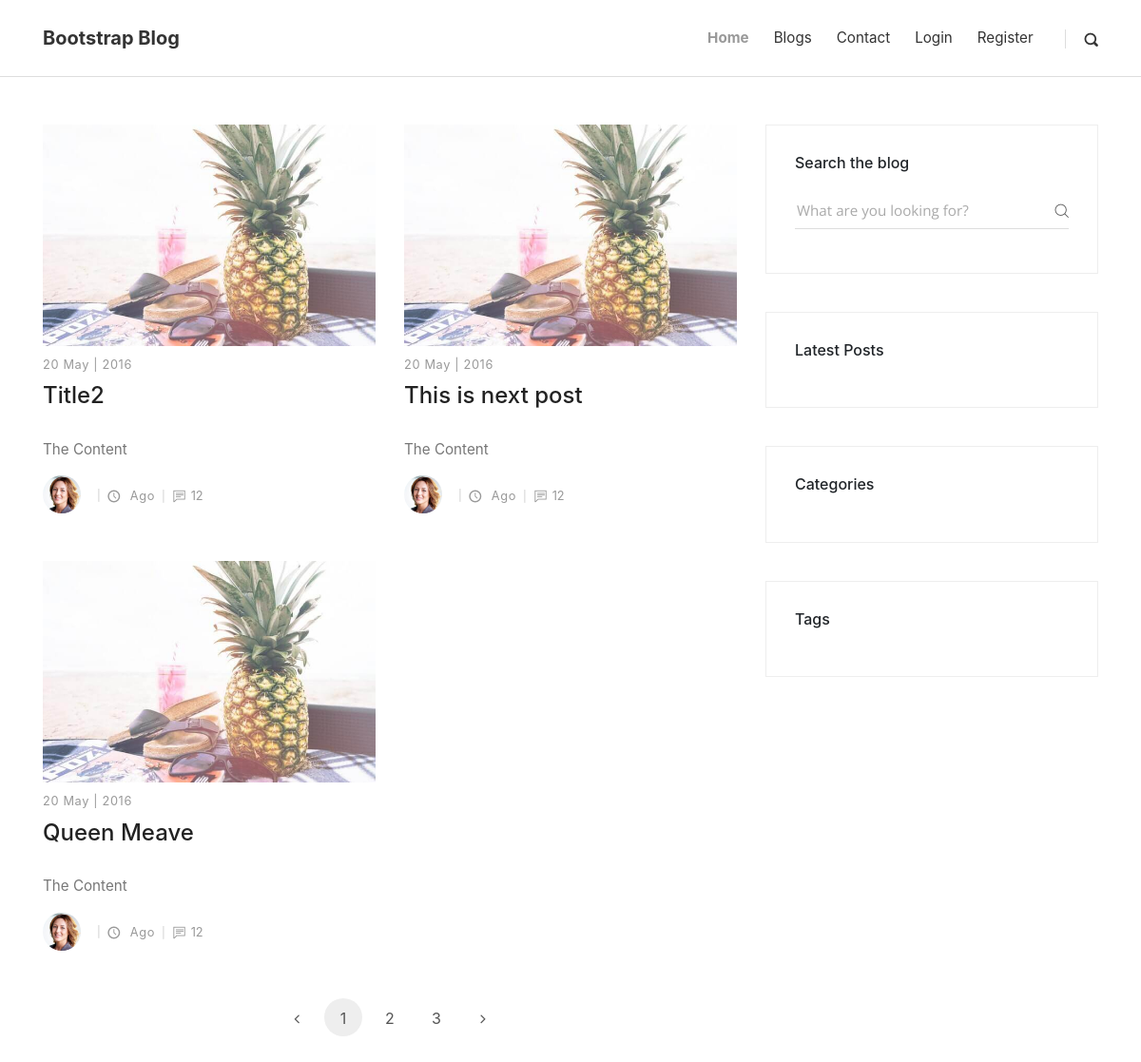
The app's page /search/, older data.
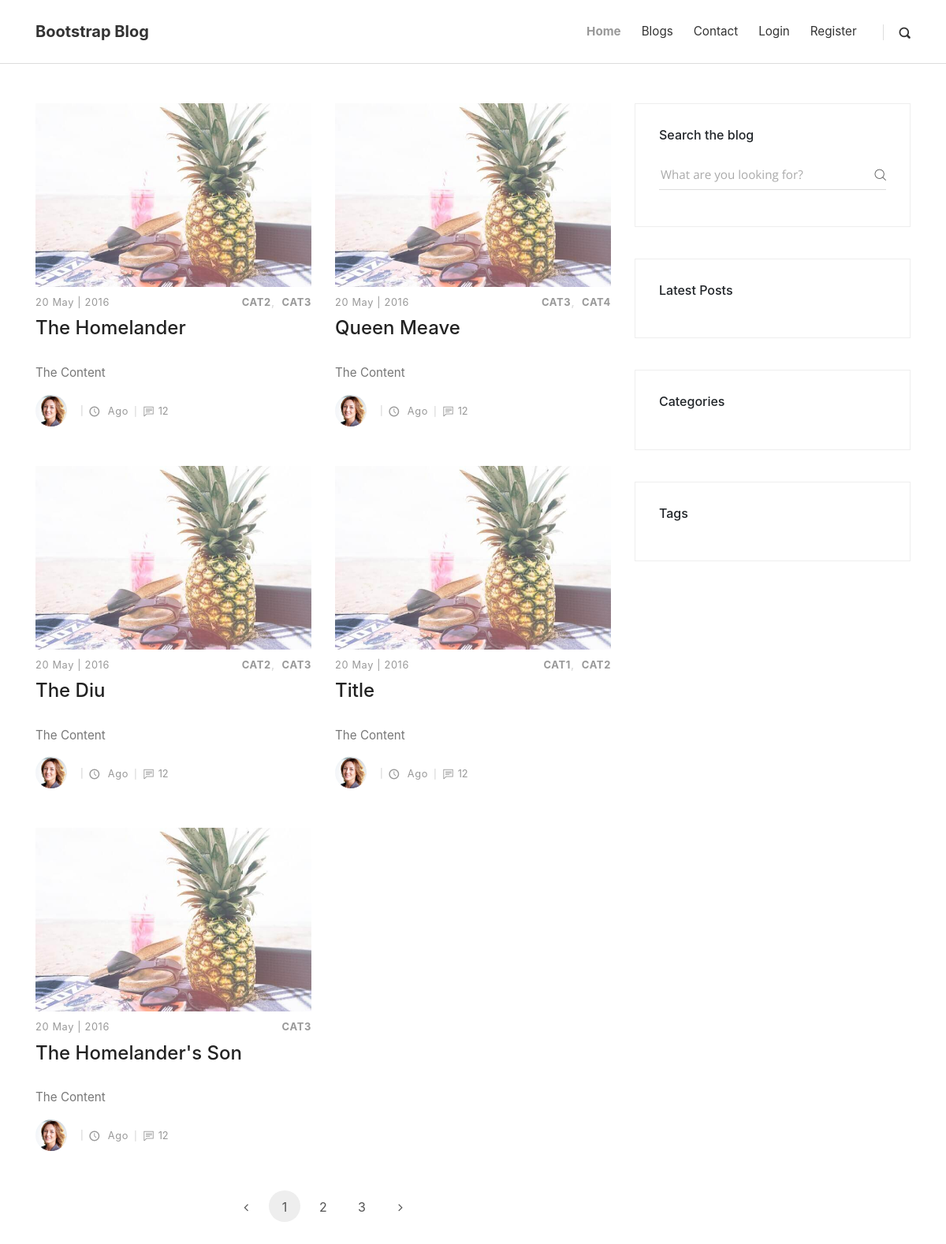
The same page, newer data.
### blog/models.py (models this page shows, shortened)
class Post(models.Model):
    title = models.CharField(max_length=100,default='Title')
    content=models.TextField(default="The Content")
    date_posted = models.DateTimeField(default=timezone.now())
    author = models.ForeignKey(Author, on_delete=models.CASCADE)
    tag=models.ManyToManyField(Tag,blank=True)
    cat=models.ManyToManyField(Category,blank=True)
    thumbnail = models.ImageField(upload_to='blog_images',blank=True,null=True)
    images=models.ManyToManyField(Image,blank=True)
    is_save=models.ManyToManyField(settings.AUTH_USER_MODEL,blank=True)
    def get_absolute_post_url(self):
        return reverse('post',kwargs={'id':self.id})

class Category(models.Model):
    name=models.CharField(max_length=10,default='Cat')

### blog/views.py (the view)
# urls.py: path('search/',views.search_function,name='search'),
def search_function(request):
    post=Post.objects.all()
    title_contains_query = request.GET.get('search')
    if title_contains_query !='' and title_contains_query is not None:
        post=post.filter(title__icontains=title_contains_query)
    context={
        'object':post,
        'search_query':title_contains_query
    }
    return render(request,'blog/blog.html',context)

### templates/blog/blog.html (shortened to what this page needs)
{% extends 'blog/base.html'%}
  {% block body %}
{% load static %}
    <div class="container">
      <div class="row">
        <main class="posts-listing col-lg-8">
          <div class="container">
            <div class="row">
              {% for obj in object %}
              <div class="post col-xl-6">
                <div class="post-thumbnail">
                  <a href="{{ obj.get_absolute_post_url }}">
                    <img src="{% static 'img/blog-post-1.jpeg' %}" alt="..." class="img-fluid">
                  </a>
                </div>
                <div class="post-details">
                  <div class="post-meta d-flex justify-content-between">
                    <div class="date meta-last">20 May | 2016</div>
                    <div class="category">
                      {% for cat in obj.cat.all %}
                      <a href="#">{{ cat.name }}</a>
                      {% endfor %}
                    </div>
                  </div>
                  <a href="{{ obj.get_absolute_post_url }}">
                    <h3 class="h4">{{ obj.title}}</h3>
                  </a>
                  <p class="text-muted">{{ obj.content|safe|linebreaks|truncatechars:200}}</p>
                  <footer class="post-footer d-flex align-items-center"><a href="#" class="author d-flex align-items-center flex-wrap">
                      <div class="avatar"><img src="{% static 'img/avatar-3.jpg' %}" alt="..." class="img-fluid"></div>
                      <div class="title"></div></a>
                    <div class="date"><i class="icon-clock"></i> {{ object.date_posted }} ago</div>
                    <div class="comments meta-last"><i class="icon-comment"></i>12</div>
                  </footer>
                </div>
              </div>
              {% endfor %}
            </div>
            <nav aria-label="Page navigation example">
              <ul class="pagination pagination-template d-flex justify-content-center">
                <li class="page-item"><a href="#" class="page-link"> <i class="fa fa-angle-left"></i></a></li>
                <li class="page-item"><a href="#" class="page-link active">1</a></li>
                <li class="page-item"><a href="#" class="page-link">2</a></li>
                <li class="page-item"><a href="#" class="page-link">3</a></li>
                <li class="page-item"><a href="#" class="page-link"> <i class="fa fa-angle-right"></i></a></li>
              </ul>
            </nav>
          </div>
        </main>
{% include 'blog/aside.html' %}
      </div>
    </div>
 {% endblock body %}

### templates/blog/base.html (shortened to what this page needs)
<!DOCTYPE html>
 {% load static %}
<html lang="en">
{% include 'blog/ahead.html' %}
    <link rel="stylesheet" href="https://cdn.jsdelivr.net/npm/bootstrap@4.5.3/dist/css/bootstrap.min.css">
<body>
    {% include 'blog/anavbar.html' %}
    {% block body %} {% endblock body %}
</body>
</html>

### templates/blog/ahead.html (shortened to what this page needs)
 {% load static %}
  <head>
    <link rel="stylesheet" href="{% static 'vendor/bootstrap/css/bootstrap.min.css' %}">
    <link rel="stylesheet" href="{% static 'vendor/font-awesome/css/font-awesome.min.css' %}">
    <link rel="stylesheet" href="{% static 'css/fontastic.css' %}">
    <link rel="stylesheet" href="{% static 'vendor/@fancyapps/fancybox/jquery.fancybox.min.css' %}">
    <link rel="stylesheet" href="{% static 'css/style.default.css' %}" id="theme-stylesheet">
    <link rel="stylesheet" href="{% static 'css/custom.css' %}">
  </head>

### templates/blog/anavbar.html (shortened to what this page needs)
 <header class="header">
      <nav class="navbar navbar-expand-lg">
        <div class="container">
          <div class="navbar-header d-flex align-items-center justify-content-between">
            <a href="{% url 'index' %}" class="navbar-brand">Bootstrap Blog</a>
          </div>
          <div id="navbarcollapse" class="collapse navbar-collapse">
            <ul class="navbar-nav ml-auto">
              <li class="nav-item"><a href="{% url 'index' %}" class="nav-link active ">Home</a>
              </li>
              <li class="nav-item"><a href="{% url 'blogs' %}" class="nav-link ">Blogs</a>
              </li>
              <li class="nav-item"><a href="#" class="nav-link ">Contact</a>
              </li>
                {% if request.user.is_authenticated and user.author %}
                <li class="nav-item"><a href="{% url 'logout' %}" class="nav-link ">logout</a>
              </li>
                <li class="nav-item"><a href="{% url 'create_post' %}" class="nav-link ">Create Post</a>
              </li>
                {% elif request.user.is_authenticated %}
                <li class="nav-item"><a href="{% url 'logout' %}" class="nav-link ">logout</a>
              </li>
                <li class="nav-item"><a href="#" class="nav-link ">Join Us</a>
              </li>
                {% else %}
                <li class="nav-item"><a href="{% url 'login' %}" class="nav-link ">Login</a>
              </li>
                <li class="nav-item"><a href="{% url 'register' %}" class="nav-link ">Register</a>
              </li>
                {% endif %}
            </ul>
            <div class="navbar-text">
                <a href="{% url 'search' %}" class="search-btn"><i class="icon-search-1"></i></a>
            </div>
          </div>
        </div>
      </nav>
    </header>

### templates/blog/aside.html (shortened to what this page needs)
{% load static %}
<aside class="col-lg-4">
          <div class="widget search">
            <header>
              <h3 class="h6">Search the blog</h3>
            </header>
            <form action="#" class="search-form">
              <div class="form-group">
                <input type="search" placeholder="What are you looking for?">
                <button type="submit" class="submit"><i class="icon-search"></i></button>
              </div>
            </form>
          </div>
          <div class="widget latest-posts">
            <header>
              <h3 class="h6">Latest Posts</h3>
            </header>
          </div>
          <div class="widget categories">
            <header>
              <h3 class="h6">Categories</h3>
            </header>
          </div>
          <div class="widget tags">
            <header>
              <h3 class="h6">Tags</h3>
            </header>
          </div>
        </aside>

### templates/blog/ascript.html (shortened to what this page needs)
{% load static %}

Row changes from the older to the newer data that the page shows:
removed Post: title "Title2", content "The Content"
removed Post: title "This is next post", content "The Content"
added Post: title "The Homelander", content "The Content"
added Category: name "CAT2"
added Category: name "CAT3"
added Category: name "CAT4", shown under Post "Queen Meave"
added Post: title "The Diu", content "The Content"
added Post: title "Title", content "The Content"
added Category: name "CAT1", shown under "Title"
added Post: title "The Homelander's Son", content "The Content"
